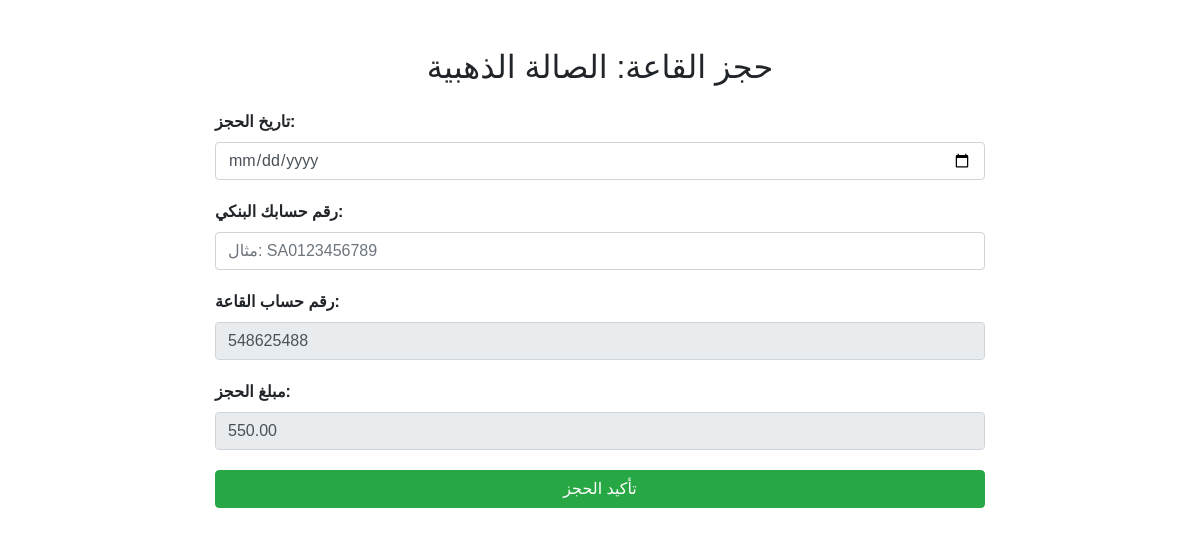
/book.php?id=7 (signed in), run on the app's committed database.
### tables this page shows
CREATE TABLE `halls` (
  `id` int(11) NOT NULL,
  `name` varchar(255) NOT NULL,
  `price` decimal(10,2) NOT NULL,
  `location` varchar(255) DEFAULT NULL,
  `capacity` int(11) DEFAULT NULL,
  `bank_account_number` varchar(50) DEFAULT NULL,
  `bank_name` varchar(100) DEFAULT NULL,
  `image_url` varchar(255) DEFAULT NULL
);

### book.php (the view, shortened to what this page needs)
<?php
$conn = new mysqli('localhost', 'root', '', 'wedding_halls');
$id = $_GET['id'] ?? null;
$stmt = $conn->prepare("SELECT name, price, bank_account_number, bank_name FROM halls WHERE id = ?");
$stmt->bind_param("i", $id);
$stmt->execute();
$stmt->bind_result($hall_name, $hall_price, $hall_account, $hall_bank);
?>
<!DOCTYPE html>
<html lang="ar">
<head>
    <link href="https://stackpath.bootstrapcdn.com/bootstrap/4.5.2/css/bootstrap.min.css" rel="stylesheet">
</head>
<body>
    <div class="container mt-5">
        <h2 class="text-center mb-4">حجز القاعة: <?= htmlspecialchars($hall_name) ?></h2>
        <form action="submit_booking.php" method="POST">
            <div class="form-group">
                <label for="date">تاريخ الحجز:</label>
                <input type="date" class="form-control" name="date" required>
            </div>
            <div class="form-group">
                <label for="account_number">رقم حسابك البنكي:</label>
                <input type="text" class="form-control" name="account_number" placeholder="مثال: SA0123456789" required>
            </div>
            <div class="form-group">
                <label>رقم حساب القاعة:</label>
                <input type="text" class="form-control" value="<?= htmlspecialchars($hall_account) ?>" readonly>
            </div>
            <div class="form-group">
                <label>مبلغ الحجز:</label>
                <input type="number" step="0.01" class="form-control" name="payment_amount"
                    value="<?= htmlspecialchars($hall_price) ?>" readonly>
            </div>
            <button type="submit" class="btn btn-success btn-block">تأكيد الحجز</button>
        </form>
    </div>
</body>
</html>

### book.php (style rules this page uses)
body { font-family: Arial, sans-serif; }
.container { max-width: 800px; }
.form-group { margin-bottom: 20px; }
label { font-weight: bold; }

### data on the page
halls: name "الصالة الذهبية", bank_account_number "548625488", payment_amount "550.00"
